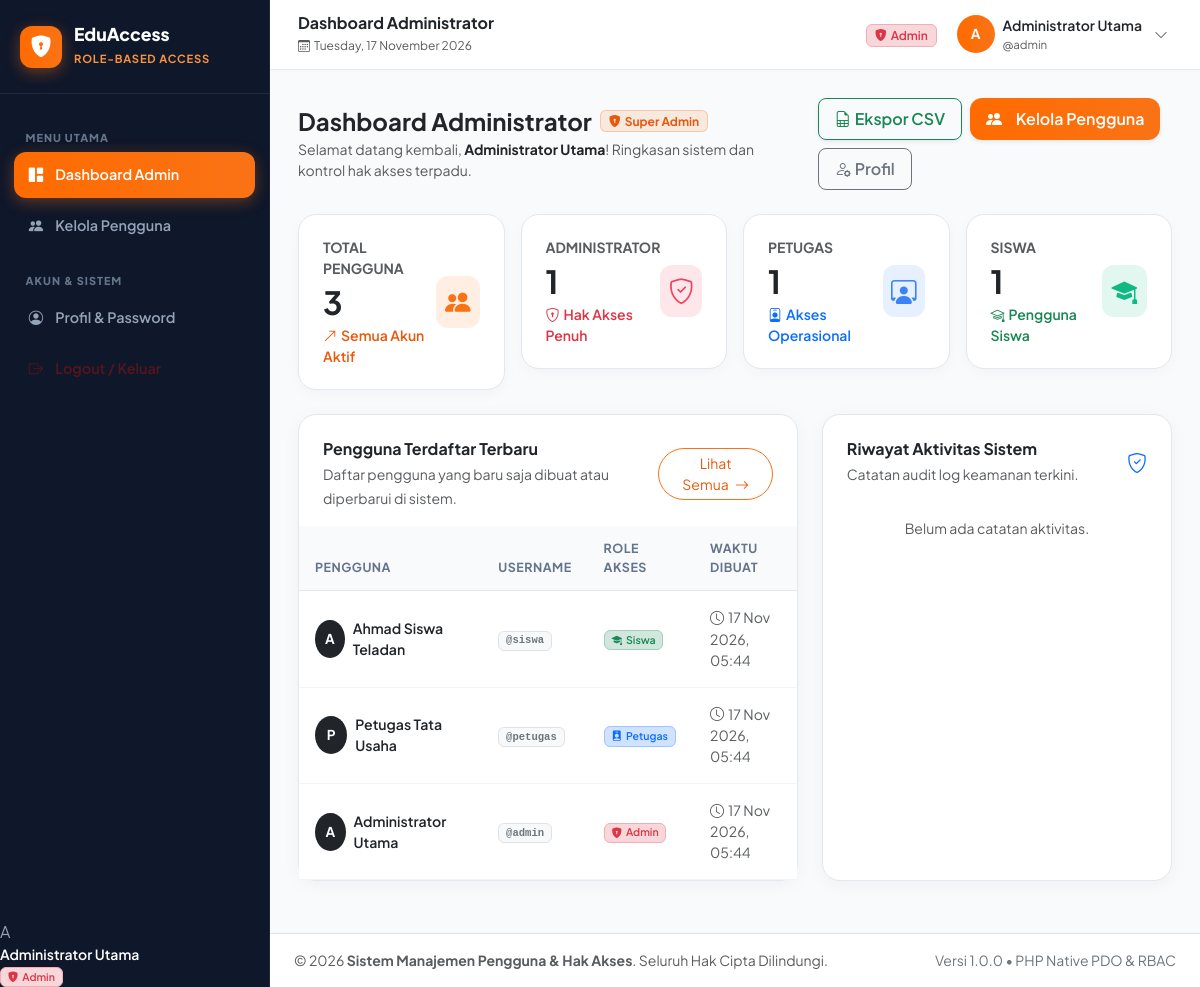
The page /login_hakakses/admin/dashboard.php (signed in) on the database its author committed.
### tables this page shows
CREATE TABLE IF NOT EXISTS `users` (
  `id` INT AUTO_INCREMENT PRIMARY KEY,
  `nama` VARCHAR(100) NOT NULL,
  `username` VARCHAR(50) NOT NULL UNIQUE,
  `password` VARCHAR(255) NOT NULL,
  `role` ENUM('admin', 'petugas', 'siswa') NOT NULL,
  `created_at` TIMESTAMP DEFAULT CURRENT_TIMESTAMP
);

### login_hakakses/admin/dashboard.php (the view, shortened to what this page needs)
<?php
require_once __DIR__ . '/../includes/auth.php';
require_once __DIR__ . '/../includes/header.php';
try {
    $totalPengguna = $pdo->query('SELECT COUNT(*) AS total FROM users')->fetch()['total'] ?? 0;
    $totalAdmin    = $pdo->query("SELECT COUNT(*) AS total FROM users WHERE role = 'admin'")->fetch()['total'] ?? 0;
    $totalPetugas  = $pdo->query("SELECT COUNT(*) AS total FROM users WHERE role = 'petugas'")->fetch()['total'] ?? 0;
    $totalSiswa    = $pdo->query("SELECT COUNT(*) AS total FROM users WHERE role = 'siswa'")->fetch()['total'] ?? 0;
    $stmtRecent  = $pdo->query('SELECT id, nama, username, role, created_at FROM users ORDER BY id DESC LIMIT 5');
    $recentUsers = $stmtRecent->fetchAll();
    $stmtLogs = $pdo->query('SELECT id, username, aktivitas, ip_address, created_at FROM log_aktivitas ORDER BY id DESC LIMIT 6');
    $recentLogs = $stmtLogs->fetchAll();
} catch (PDOException $e) {
    die("Terjadi kegagalan query: " . $e->getMessage());
}
?>
<div class="container-fluid p-0">
    <div class="d-flex flex-column flex-md-row justify-content-between align-items-md-center mb-4 gap-3">
        <div>
            <div class="d-flex align-items-center gap-2 mb-1">
                <h4 class="fw-bold text-dark mb-0">Dashboard Administrator</h4>
                <span class="badge" style="background: rgba(249, 115, 22, 0.12); color: #ea580c; border: 1px solid rgba(249, 115, 22, 0.3);">
                    <i class="bi bi-shield-lock-fill me-1"></i>Super Admin
                </span>
            </div>
            <p class="text-muted small mb-0">Selamat datang kembali, <strong class="text-dark"><?= e($_SESSION['nama']) ?></strong>! Ringkasan sistem dan kontrol hak akses terpadu.</p>
        </div>
        <div class="d-flex flex-wrap gap-2">
            <a href="<?= BASE_URL ?>admin/kelola_user.php?action=export_csv" class="btn btn-outline-success rounded-3 px-3 py-2 small fw-semibold shadow-sm">
                <i class="bi bi-file-earmark-spreadsheet me-1"></i>Ekspor CSV
            </a>
            <a href="<?= BASE_URL ?>admin/kelola_user.php" class="btn btn-orange-gradient px-3 py-2 small fw-semibold my-0 shadow-sm" style="width: auto; height: auto;">
                <i class="bi bi-people-fill me-1"></i>Kelola Pengguna
            </a>
            <a href="<?= BASE_URL ?>profil.php" class="btn btn-outline-secondary rounded-3 px-3 py-2 small fw-semibold">
                <i class="bi bi-person-gear me-1"></i>Profil
            </a>
        </div>
    </div>
    <div class="row g-3 mb-4">
        <div class="col-sm-6 col-xl-3">
            <div class="stat-card-modern">
                <div class="d-flex align-items-center justify-content-between">
                    <div>
                        <div class="text-muted small fw-bold text-uppercase tracking-wider">Total Pengguna</div>
                        <h2 class="fw-bold text-dark my-1"><?= number_format($totalPengguna) ?></h2>
                        <div class="small fw-semibold" style="color: #ea580c;">
                            <i class="bi bi-arrow-up-right me-1"></i>Semua Akun Aktif
                        </div>
                    </div>
                    <div class="stat-icon-wrapper stat-icon-orange">
                        <i class="bi bi-people-fill"></i>
                    </div>
                </div>
            </div>
        </div>
        <div class="col-sm-6 col-xl-3">
            <div class="stat-card-modern">
                <div class="d-flex align-items-center justify-content-between">
                    <div>
                        <div class="text-muted small fw-bold text-uppercase tracking-wider">Administrator</div>
                        <h2 class="fw-bold text-dark my-1"><?= number_format($totalAdmin) ?></h2>
                        <div class="small fw-semibold text-danger">
                            <i class="bi bi-shield-lock me-1"></i>Hak Akses Penuh
                        </div>
                    </div>
                    <div class="stat-icon-wrapper stat-icon-rose">
                        <i class="bi bi-shield-check"></i>
                    </div>
                </div>
            </div>
        </div>
        <div class="col-sm-6 col-xl-3">
            <div class="stat-card-modern">
                <div class="d-flex align-items-center justify-content-between">
                    <div>
                        <div class="text-muted small fw-bold text-uppercase tracking-wider">Petugas</div>
                        <h2 class="fw-bold text-dark my-1"><?= number_format($totalPetugas) ?></h2>
                        <div class="small fw-semibold text-primary">
                            <i class="bi bi-person-badge me-1"></i>Akses Operasional
                        </div>
                    </div>
                    <div class="stat-icon-wrapper stat-icon-blue">
                        <i class="bi bi-person-workspace"></i>
                    </div>
                </div>
            </div>
        </div>
        <div class="col-sm-6 col-xl-3">
            <div class="stat-card-modern">
                <div class="d-flex align-items-center justify-content-between">
                    <div>
                        <div class="text-muted small fw-bold text-uppercase tracking-wider">Siswa</div>
                        <h2 class="fw-bold text-dark my-1"><?= number_format($totalSiswa) ?></h2>
                        <div class="small fw-semibold text-success">
                            <i class="bi bi-mortarboard me-1"></i>Pengguna Siswa
                        </div>
                    </div>
                    <div class="stat-icon-wrapper stat-icon-green">
                        <i class="bi bi-mortarboard-fill"></i>
                    </div>
                </div>
            </div>
        </div>
    </div>
    <div class="row g-4 mb-4">
        <div class="col-lg-7">
            <div class="card card-modern h-100">
                <div class="card-header bg-transparent border-0 pt-4 px-4 pb-0 d-flex justify-content-between align-items-center">
                    <div>
                        <h6 class="fw-bold text-dark mb-1">Pengguna Terdaftar Terbaru</h6>
                        <small class="text-muted">Daftar pengguna yang baru saja dibuat atau diperbarui di sistem.</small>
                    </div>
                    <a href="<?= BASE_URL ?>admin/kelola_user.php" class="btn btn-sm btn-outline-warning rounded-pill px-3" style="color: #ea580c; border-color: #f97316;">
                        Lihat Semua <i class="bi bi-arrow-right ms-1"></i>
                    </a>
                </div>
                <div class="card-body p-0 mt-3">
                    <div class="table-responsive">
                        <table class="table table-modern align-middle">
                            <thead>
                                <tr>
                                    <th>Pengguna</th>
                                    <th>Username</th>
                                    <th>Role Akses</th>
                                    <th>Waktu Dibuat</th>
                                </tr>
                            </thead>
                            <tbody>
                                <?php if (empty($recentUsers)): ?>
                                    <tr>
                                        <td colspan="4" class="text-center py-4 text-muted">Belum ada data pengguna.</td>
                                    </tr>
                                <?php else: ?>
                                    <?php foreach ($recentUsers as $usr): ?>
                                        <tr>
                                            <td>
                                                <div class="d-flex align-items-center gap-2">
                                                    <div class="user-avatar-initials bg-dark">
                                                        <?= strtoupper(substr($usr['nama'], 0, 1)) ?>
                                                    </div>
                                                    <span class="fw-semibold text-dark"><?= e($usr['nama']) ?></span>
                                                </div>
                                            </td>
                                            <td>
                                                <span class="badge bg-light text-secondary border font-monospace">
                                                    @<?= e($usr['username']) ?>
                                                </span>
                                            </td>
                                            <td>
                                                <?= getRoleBadge($usr['role']) ?>
                                            </td>
                                            <td class="text-muted small">
                                                <i class="bi bi-clock me-1"></i><?= date('d M Y, H:i', strtotime($usr['created_at'])) ?>
                                            </td>
                                        </tr>
                                    <?php endforeach; ?>
                                <?php endif; ?>
                            </tbody>
                        </table>
                    </div>
                </div>
            </div>
        </div>
        <div class="col-lg-5">
            <div class="card card-modern h-100">
                <div class="card-header bg-transparent border-0 pt-4 px-4 pb-0 d-flex justify-content-between align-items-center">
                    <div>
                        <h6 class="fw-bold text-dark mb-1">Riwayat Aktivitas Sistem</h6>
                        <small class="text-muted">Catatan audit log keamanan terkini.</small>
                    </div>
                    <i class="bi bi-shield-check text-primary fs-5"></i>
                </div>
                <div class="card-body p-4 pt-2">
                    <?php if (empty($recentLogs)): ?>
                        <div class="text-center py-4 text-muted small">Belum ada catatan aktivitas.</div>
                    <?php endif; ?>
                </div>
            </div>
        </div>
    </div>
</div>
<?php require_once __DIR__ . '/../includes/footer.php'; ?>

### login_hakakses/includes/auth.php (shortened to what this page needs)
<?php
function e($string) {
    return htmlspecialchars((string)$string, ENT_QUOTES, 'UTF-8');
}
function getRoleBadge($role) {
    switch (strtolower($role)) {
        case 'admin':
            return '<span class="badge bg-danger-subtle text-danger border border-danger-subtle px-2.5 py-1.5 fw-semibold"><i class="bi bi-shield-lock-fill me-1"></i>Admin</span>';
        case 'petugas':
            return '<span class="badge bg-primary-subtle text-primary border border-primary-subtle px-2.5 py-1.5 fw-semibold"><i class="bi bi-person-badge-fill me-1"></i>Petugas</span>';
        case 'siswa':
            return '<span class="badge bg-success-subtle text-success border border-success-subtle px-2.5 py-1.5 fw-semibold"><i class="bi bi-mortarboard-fill me-1"></i>Siswa</span>';
    }
}

### login_hakakses/assets/css/style.css (style rules this page uses)
:root { --bg-light-base: #f8fafc; --bg-light-surface: #ffffff; --bg-light-subtle: #f1f5f9; --card-border: #e2e8f0; --card-border-hover: #cbd5e1; --orange-main: #f97316; --orange-dark: #ea580c; --orange-light: #fb923c; --orange-gradient: linear-gradient(90deg, #ff6b00 0%, #f97316 100%); --orange-glow: rgba(249, 115, 22, 0.35); --text-heading: #0f172a; --text-body: #334155; --text-muted: #64748b; --text-light: #94a3b8; --sidebar-bg: #0f172a; --sidebar-hover: #1e293b; --sidebar-active: linear-gradient(135deg, #f97316 0%, #ea580c 100%); --sidebar-text: #94a3b8; --border-radius-xl: 24px; --border-radius-lg: 18px; --border-radius-md: 12px; --border-radius-sm: 8px; --transition: all 0.25s cubic-bezier(0.4, 0, 0.2, 1); }
body { font-family: 'Plus Jakarta Sans', -apple-system, BlinkMacSystemFont, sans-serif; background-color: var(--bg-light-base); color: var(--text-body); min-height: 100vh; overflow-x: hidden; }
.btn-orange-gradient { width: 100%; height: 48px; background: var(--orange-gradient); border: none; border-radius: var(--border-radius-md); color: #ffffff; font-weight: 700; font-size: 1rem; display: flex; align-items: center; justify-content: center; gap: 0.6rem; box-shadow: 0 8px 24px -4px rgba(249, 115, 22, 0.45); transition: var(--transition); cursor: pointer; margin-top: 0.5rem; margin-bottom: 1.5rem; }
.card-modern { background-color: #ffffff; border: 1px solid var(--card-border); border-radius: var(--border-radius-lg); box-shadow: 0 4px 20px -2px rgba(15, 23, 42, 0.05); color: var(--text-body); transition: var(--transition); }
.stat-card-modern { background: #ffffff; border: 1px solid var(--card-border); border-radius: var(--border-radius-lg); padding: 1.35rem 1.5rem; position: relative; overflow: hidden; transition: var(--transition); box-shadow: 0 4px 16px -2px rgba(15, 23, 42, 0.04); }
.stat-icon-wrapper { width: 52px; height: 52px; border-radius: var(--border-radius-md); display: flex; align-items: center; justify-content: center; font-size: 1.6rem; }
.stat-icon-orange { background: rgba(249, 115, 22, 0.12); color: #f97316; }
.stat-icon-rose { background: rgba(244, 63, 94, 0.12); color: #f43f5e; }
.stat-icon-blue { background: rgba(59, 130, 246, 0.12); color: #3b82f6; }
.stat-icon-green { background: rgba(16, 185, 129, 0.12); color: #10b981; }
.table-modern { margin-bottom: 0; }
.table-modern thead th { background-color: #f8fafc; color: #64748b; font-size: 0.78rem; font-weight: 700; text-transform: uppercase; letter-spacing: 0.5px; padding: 0.85rem 1rem; border-bottom: 1px solid var(--card-border); }
.table-modern tbody td { padding: 1rem; vertical-align: middle; border-bottom: 1px solid #f1f5f9; font-size: 0.88rem; color: #1e293b; }
.user-avatar-initials { width: 38px; height: 38px; border-radius: 50%; display: inline-flex; align-items: center; justify-content: center; font-weight: 700; font-size: 0.85rem; color: #ffffff; }

### rows shown on the page
users: nama "A", nama "Ahmad Siswa Teladan", username "siswa", role "siswa" (drawn), created_at "17 Nov 2026, 05:44"
users: nama "P", nama "Petugas Tata Usaha", username "petugas", role "petugas" (drawn), created_at "17 Nov 2026, 05:44"
users: nama "A", nama "Administrator Utama", username "admin", role "admin" (drawn), created_at "17 Nov 2026, 05:44"

### other values the page prints
APP_NAME "EduAccess"
substr($currentUser['nama'], 0, 1) "A"
$currentUser['nama'] "Administrator Utama"
$pageTitle "Dashboard Administrator"
$currentUser['username'] "admin"
$_SESSION['nama'] "Administrator Utama"
$totalPengguna "3"
$totalAdmin "1"
$totalPetugas "1"
$totalSiswa "1"
APP_TITLE "Sistem Manajemen Pengguna & Hak Akses"
